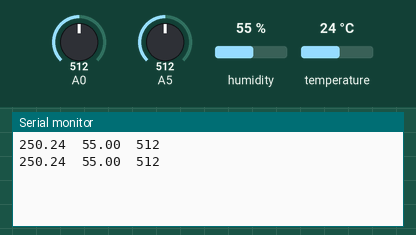
Recording of a sketch running on a simulated Arduino Uno, built with avr-gcc and run on an emulated ATmega328P. On the bench: the last lines printed to the serial monitor. Wiring (inferred from the names in the program): DHT11 sensor: data pin 7. The inputs (shaded band) are chosen by the test bench; at power-on: humidity 55 %, A0 = 512, A5 = 512, temperature 24 °C.

Above: at 2.0 s.
2.1 s: humidity set to 22 %
At 3.3 s:
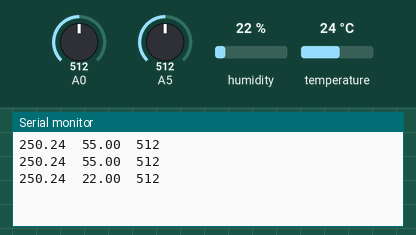
3.7 s: A0 set to 716
At 5.1 s:
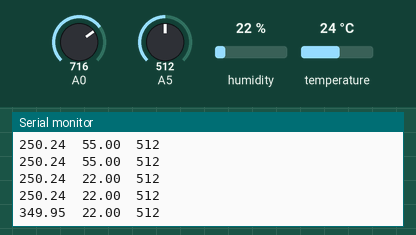
5.3 s: A5 set to 716
At 6.6 s:
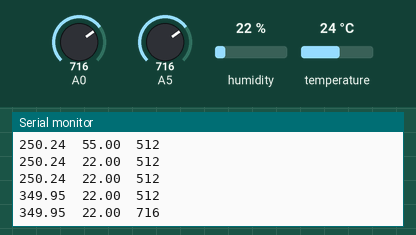
6.9 s: humidity set to 40 %
At 6.9 s:
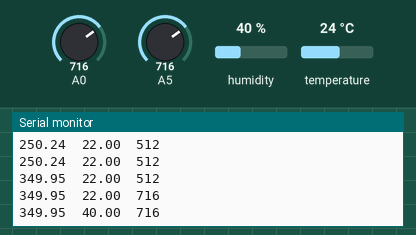
8.5 s: A0 set to 992
At 9.6 s:
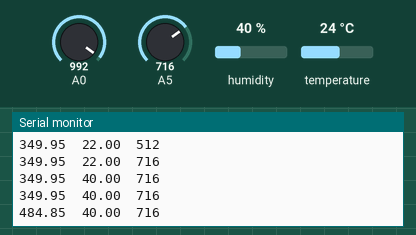
10.1 s: A5 set to 992
At 12.4 s:
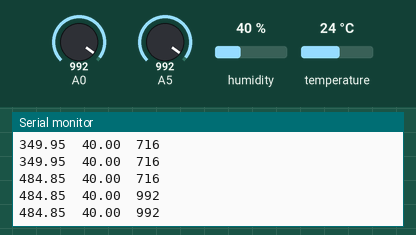
Timing chart, 0 to 12.7 s (numbered marks = the images above; inputs shaded):
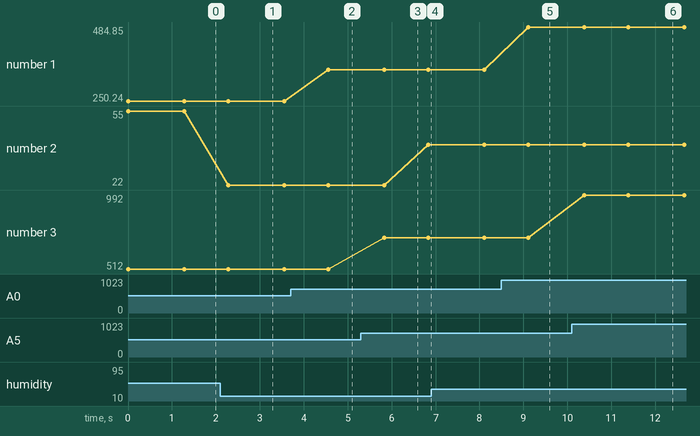

Measured:
- after the input at 2.1 s, the serial monitor: prints a new line after 0.18 s (image 1)
- after the input at 3.7 s, the serial monitor: prints a new line after 0.85 s (image 2)
- after the input at 5.3 s, the serial monitor: prints a new line after 0.53 s (image 3)
- after the input at 8.5 s, the serial monitor: prints a new line after 0.61 s (image 5)
- after the input at 10.1 s, the serial monitor: prints a new line after 0.28 s (image 6)
- plotted number 1: 250.24 → 349.95 after the input at 3.7 s, 349.95 → 484.85 after the input at 8.5 s
- plotted number 2: 55 → 22 after the input at 2.1 s, 22 → 40 after the input at 5.3 s
- plotted number 3: 512 → 716 after the input at 5.3 s, 716 → 992 after the input at 10.1 s

The sketch:

Weather_Station_Code.ino
```cpp
#include "DHT.h"

#define DHTPIN 7

#define DHTTYPE DHT11

DHT dht(DHTPIN, DHTTYPE);

/*
 * Global Constants
 */
int value;
byte tempSensorInput = 5;     //input to temperature sensor is 5V


void setup() {
   Serial.begin(9600);
   dht.begin();
}

void loop() {
  value = analogRead(0);
  Serial.print(readTemperature(value));
  Serial.print("\t");
  Serial.print(dht.readHumidity());
  Serial.print("\t");
  Serial.println(analogRead(5));
  delay(1000);
}


/*
 * read the value from analog input and convert it to temperature
 */

float readTemperature(float  value){

float temp = (value * tempSensorInput * 100)/1023; //max reading it 1023, not 1024. thus divide by 1023;
return temp;
}
```
